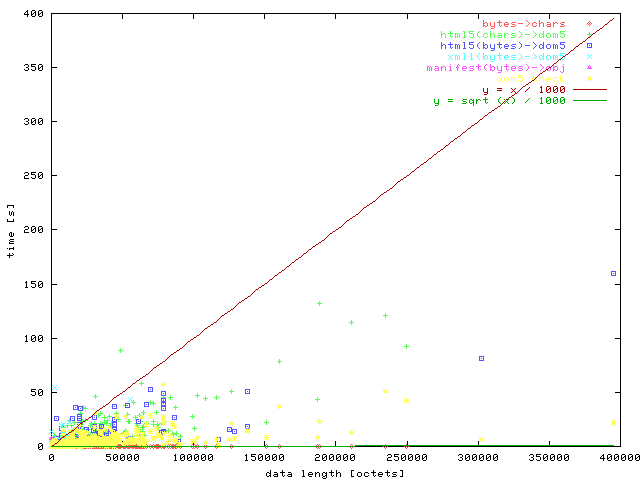

The gnuplot source for this figure:
set terminal png color
set output "time-cc.png"

set xlabel "data length [octets]"
set ylabel "time [s]"

plot \
  ".cc-decode.txt" title "bytes->chars", \
  ".cc-parse.txt" title "html5(chars)->dom5", \
  ".cc-parse_html.txt" title "html5(bytes)->dom5", \
  ".cc-parse_xml.txt" title "xml1(bytes)->dom5", \
  ".cc-parse_manifest.txt" title "manifest(bytes)->obj", \
  ".cc-check.txt" title "dom5 check", \
  x/1000 title 'y = x / 1000', \
  (x**0.5)/1000 title 'y = sqrt (x) / 1000'

set output "time-cc-log.png"
set logscale x
set logscale y
replot

## License: Public Domain.
## $Date: 2008/07/20 14:59:03 $
